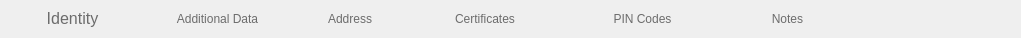
   <widget class="QWidget" name="widget_2" native="true">
    <property name="geometry">
     <rect>
      <x>0</x>
      <y>54</y>
      <width>1021</width>
      <height>38</height>
     </rect>
    </property>
    <property name="maximumSize">
     <size>
      <width>1050</width>
      <height>100</height>
     </size>
    </property>
    <property name="styleSheet">
     <string notr="true">background-image: url(:/images/Images/bg_SelectTabTool.png);</string>
    </property>
    <widget class="QPushButton" name="btnSelectTab_Identity">
     <property name="geometry">
      <rect>
       <x>0</x>
       <y>-3</y>
       <width>145</width>
       <height>43</height>
      </rect>
     </property>
     <property name="font">
      <font>
       <family>Arial</family>
       <pointsize>12</pointsize>
       <weight>9</weight>
       <italic>false</italic>
       <bold>false</bold>
      </font>
     </property>
     <property name="styleSheet">
      <string notr="true">color: rgb(108, 108, 108);
font: 75 12pt &quot;Arial&quot;;
background-image: url(:/images/Images/alpha.png);</string>
     </property>
     <property name="text">
      <string>Identity</string>
     </property>
     <property name="flat">
      <bool>true</bool>
     </property>
    </widget>
    <widget class="QPushButton" name="btnSelectTab_Identity_Extra">
     <property name="geometry">
      <rect>
       <x>145</x>
       <y>-3</y>
       <width>145</width>
       <height>43</height>
      </rect>
     </property>
     <property name="styleSheet">
      <string notr="true">color: rgb(108, 108, 108);
font: 75 12pt &quot;Arial&quot;;
background-image: url(:/images/Images/alpha.png);</string>
     </property>
     <property name="text">
      <string>Additional Data</string>
     </property>
     <property name="flat">
      <bool>true</bool>
     </property>
    </widget>
    <widget class="QPushButton" name="btnSelectTab_Address">
     <property name="geometry">
      <rect>
       <x>285</x>
       <y>-3</y>
       <width>130</width>
       <height>43</height>
      </rect>
     </property>
     <property name="styleSheet">
      <string notr="true">color: rgb(108, 108, 108);
font: 75 12pt &quot;Arial&quot;;
background-image: url(:/images/Images/alpha.png);</string>
     </property>
     <property name="text">
      <string>Address</string>
     </property>
     <property name="flat">
      <bool>true</bool>
     </property>
    </widget>
    <widget class="QPushButton" name="btnSelectTab_Certificates">
     <property name="geometry">
      <rect>
       <x>420</x>
       <y>-3</y>
       <width>130</width>
       <height>43</height>
      </rect>
     </property>
     <property name="styleSheet">
      <string notr="true">color: rgb(108, 108, 108);
font: 75 12pt &quot;Arial&quot;;
background-image: url(:/images/Images/alpha.png);</string>
     </property>
     <property name="text">
      <string>Certificates</string>
     </property>
     <property name="flat">
      <bool>true</bool>
     </property>
    </widget>
    <widget class="QPushButton" name="btnSelectTab_PinCodes">
     <property name="geometry">
      <rect>
       <x>570</x>
       <y>-3</y>
       <width>145</width>
       <height>43</height>
      </rect>
     </property>
     <property name="styleSheet">
      <string notr="true">color: rgb(108, 108, 108);
font: 75 12pt &quot;Arial&quot;;
background-image: url(:/images/Images/alpha.png);</string>
     </property>
     <property name="text">
      <string>PIN Codes</string>
     </property>
     <property name="flat">
      <bool>true</bool>
     </property>
    </widget>
    <widget class="QPushButton" name="btnSelectTab_Notes">
     <property name="geometry">
      <rect>
       <x>720</x>
       <y>-3</y>
       <width>135</width>
       <height>43</height>
      </rect>
     </property>
     <property name="styleSheet">
      <string notr="true">color: rgb(108, 108, 108);
font: 75 12pt &quot;Arial&quot;;
background-image: url(:/images/Images/alpha.png);</string>
     </property>
     <property name="text">
      <string>Notes</string>
     </property>
     <property name="flat">
      <bool>true</bool>
     </property>
    </widget>
   </widget>
